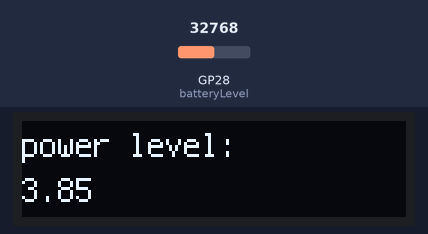
A program run on a simulated Raspberry Pi Pico running CircuitPython. Shown: 128×32 one-colour display. The inputs (shaded band) are chosen by the test bench; at power-on: GP28 (batteryLevel) = 32768 (analog values on the 0–65535 scale).

Above: at 1.2 s.
1.3 s: GP28 (batteryLevel) set to 45874
At 1.9 s:
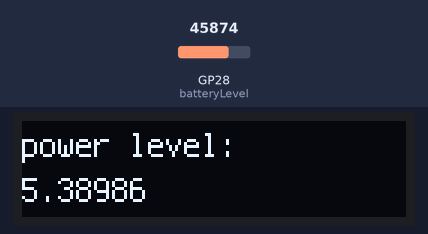
2.8 s: GP28 (batteryLevel) set to 57670
At 3.4 s:
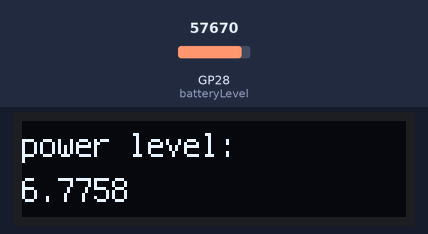
4.3 s: GP28 (batteryLevel) set to 65535
At 5.6 s:
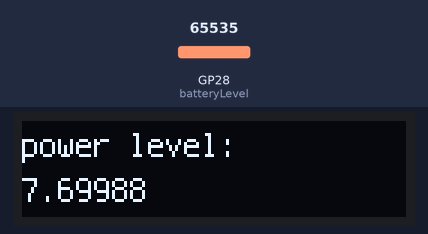
Timing chart, 0 to 7.3 s (numbered marks = the images above; inputs shaded):
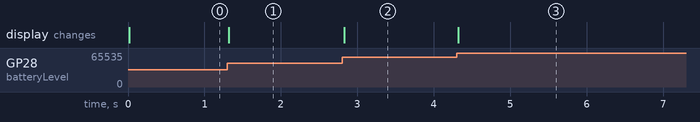

Measured:
- after the input at 1.3 s, the display: changes at once (image 1)
- after the input at 2.8 s, the display: changes at once (image 2)
- after the input at 4.3 s, the display: changes at once (image 3)

The program:

screenTest.py
```python
import board
import displayio
import terminalio
import adafruit_displayio_ssd1306
from adafruit_display_text import label
import busio
import time
import analogio

displayio.release_displays()

oled_reset = board.GP21

# Use for I2C
i2c = busio.I2C(scl=board.GP3, sda=board.GP2)
display_bus = displayio.I2CDisplay(i2c, device_address=0x3C, reset=oled_reset)

WIDTH = 128
HEIGHT = 32
BORDER = 5

display = adafruit_displayio_ssd1306.SSD1306(display_bus, width=WIDTH, height=HEIGHT, rotation=180)
batteryLevel = analogio.AnalogIn(board.GP28)


# Make the display context
splash = displayio.Group()
display.show(splash)

text_group = displayio.Group(scale=1, x=0, y=8)
text = "Hello World!"
text_area = label.Label(terminalio.FONT, text=text, color=0xFFFF00)
text_group.append(text_area)  # Subgroup for text scaling
splash.append(text_group)

def to_voltage(val):
    return ((val * 3.3) / 65536)*1.75/.75

while True:
    text_area.text = "power level:\n{}".format(to_voltage(batteryLevel.value))
    time.sleep(0.01)

batteryLevel.deinit()
```
